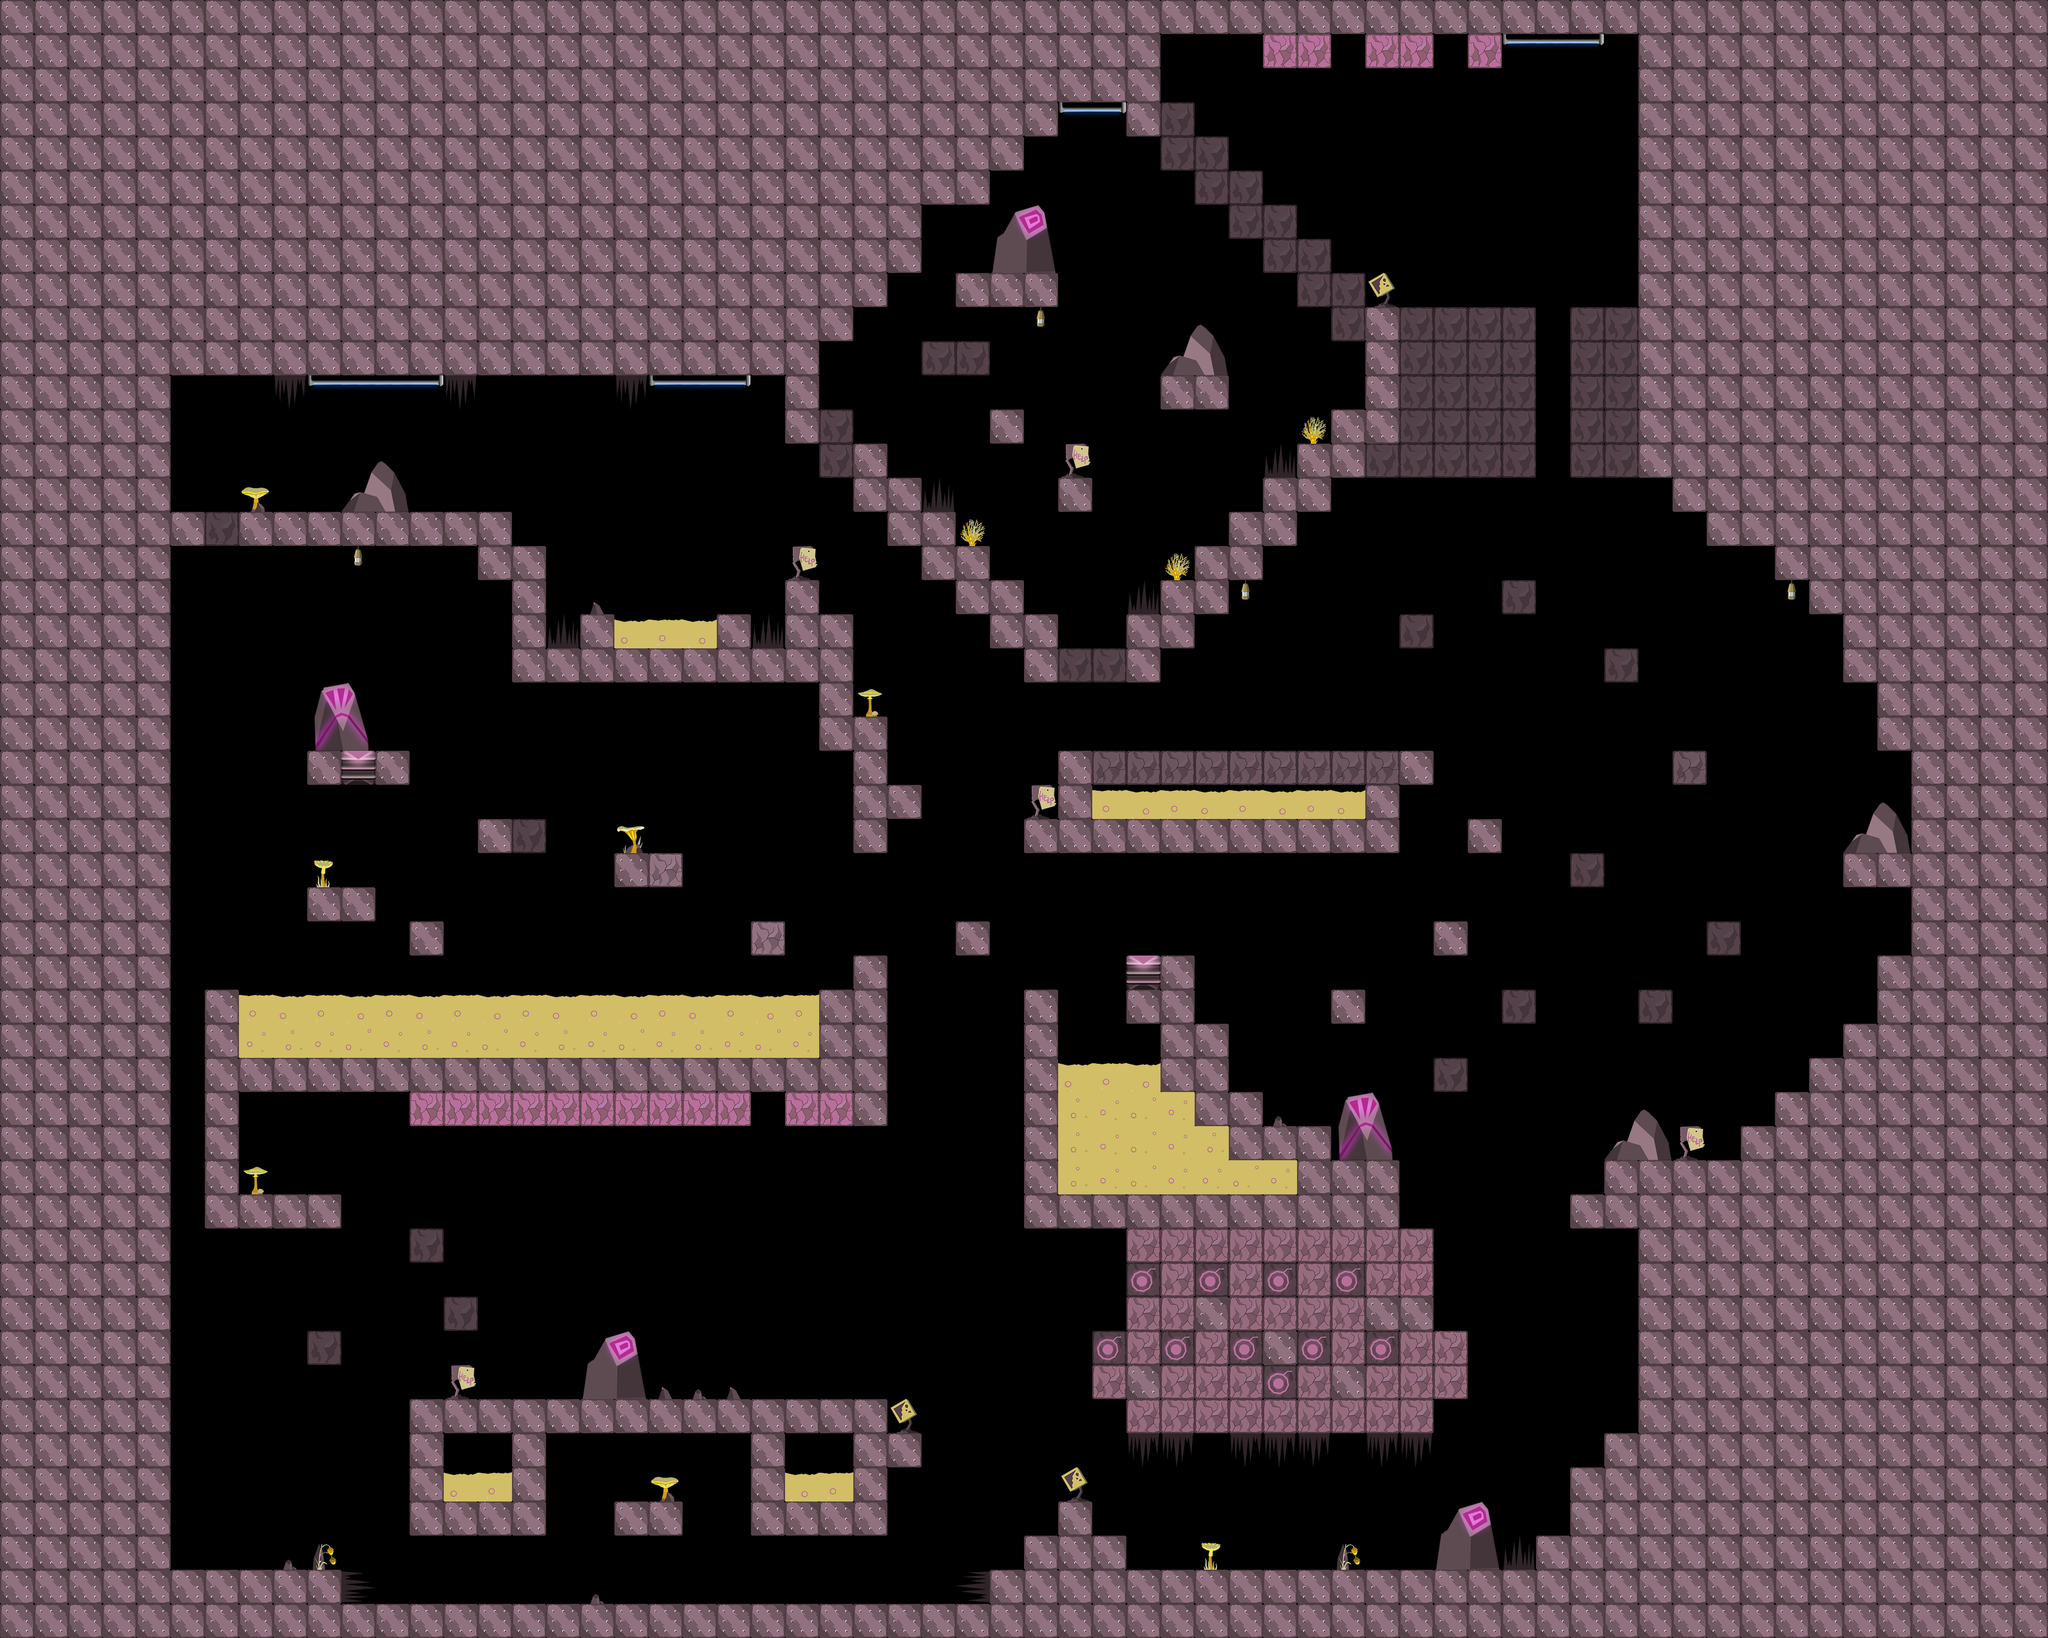

This is a level from a 2D game, rendered from its Tiled map with the project's own tilesets. A one-line summary and the map file follow, with tile-layer data summarised:
An orthogonal 60x48 tile map with 64x64 px tiles, 1 tile layer (Spielebene), 9 tilesets and 39 objects (14x Platform, 5x Miner, 5x RockTrigger, 5x Rock, 4x LavaFountain, ...).

<map version="1.0" orientation="orthogonal" renderorder="right-down" width="60" height="48" tilewidth="64" tileheight="64" nextobjectid="72">
 <properties>
  <property name="Background" value="Hintergrund1.png" />
 </properties>
 <tileset firstgid="1" source="tilesets/destructable_block.tsx" />
 <tileset firstgid="7" source="tilesets/lava.tsx" />
 <tileset firstgid="15" source="tilesets/zacken.tsx" />
 <tileset firstgid="18" source="tilesets/rest.tsx" />
 <tileset firstgid="26" source="tilesets/deco.tsx" />
 <tileset firstgid="40" source="tilesets/background_block.tsx" />
 <tileset firstgid="46" source="tilesets/bomb.tsx" />
 <tileset firstgid="48" source="tilesets/deco_gross.tsx" />
 <tileset firstgid="51" source="tilesets/TutorialSchild.tsx" />
 <layer name="Spielebene" width="60" height="48">
  <properties>
   <property name="Parallax" value="1.0" />
  </properties>
  <data>[2880 cells, 1552 non-empty, 38 distinct tile ids]</data>
 </layer>
 <objectgroup name="Objektebene">
  <object id="12" name="Miner" x="3520" y="1536" width="64" height="64">
   <properties>
    <property name="Name" value="Miner" />
   </properties>
  </object>
  <object id="13" name="Platform" x="2880" y="1536" width="64" height="64">
   <properties>
    <property name="Direction" value="up" />
    <property name="Distance" value="14.0" />
    <property name="Hitpoints" value="" />
    <property name="Mode" value="always" />
    <property name="Name" value="Platform" />
    <property name="Speed" value="3.0" />
   </properties>
  </object>
  <object id="14" name="Enemy" x="1024" y="2560" width="64" height="64">
   <properties>
    <property name="Direction" value="right" />
    <property name="Name" value="Enemy" />
    <property name="Type" value="dog" />
   </properties>
  </object>
  <object id="15" name="Miner" x="1920" y="448" width="64" height="64">
   <properties>
    <property name="Name" value="Miner" />
   </properties>
  </object>
  <object id="17" name="Platform" x="2688" y="2432" width="64" height="64">
   <properties>
    <property name="Direction" value="up" />
    <property name="Distance" value="4.5" />
    <property name="Hitpoints" value="" />
    <property name="Mode" value="always" />
    <property name="Name" value="Platform" />
    <property name="Speed" value="2.0" />
   </properties>
  </object>
  <object id="18" name="Miner" x="512" y="2176" width="64" height="64">
   <properties>
    <property name="Name" value="Miner" />
   </properties>
  </object>
  <object id="19" name="Platform" x="1216" y="960" width="64" height="64">
   <properties>
    <property name="Direction" value="up" />
    <property name="Distance" value="4.0" />
    <property name="Hitpoints" value="" />
    <property name="Mode" value="always" />
    <property name="Name" value="Platform" />
    <property name="Speed" value="2.0" />
   </properties>
  </object>
  <object id="20" name="Miner" x="2112" y="1344" width="64" height="64">
   <properties>
    <property name="Name" value="Miner" />
   </properties>
  </object>
  <object id="22" name="Enemy" x="704" y="896" width="64" height="64">
   <properties>
    <property name="Direction" value="right" />
    <property name="Name" value="Enemy" />
    <property name="Type" value="dog" />
   </properties>
  </object>
  <object id="24" name="Platform" x="1216" y="1024" width="64" height="64">
   <properties>
    <property name="Direction" value="up" />
    <property name="Distance" value="4.0" />
    <property name="Hitpoints" value="" />
    <property name="Mode" value="always" />
    <property name="Name" value="Platform" />
    <property name="Speed" value="2.0" />
   </properties>
  </object>
  <object id="25" name="Platform" x="1728" y="2944" width="64" height="64">
   <properties>
    <property name="Direction" value="left" />
    <property name="Distance" value="15.0" />
    <property name="Hitpoints" value="" />
    <property name="Mode" value="always" />
    <property name="Name" value="Platform" />
    <property name="Speed" value="7.0" />
   </properties>
  </object>
  <object id="26" name="LevelEnd" x="2112" y="1728" width="64" height="64">
   <properties>
    <property name="MinMiner" value="3" />
    <property name="Name" value="LevelEnd" />
   </properties>
  </object>
  <object id="29" name="LavaFountain" x="512" y="1856" width="64" height="64">
   <properties>
    <property name="Height" value="12" />
    <property name="Intervall" value="1.0" />
    <property name="IntervallOffset" value="1.5" />
    <property name="Length" value="1.0" />
    <property name="Name" value="LavaFountain" />
   </properties>
  </object>
  <object id="30" name="Platform" x="2816" y="2432" width="64" height="64">
   <properties>
    <property name="Direction" value="up" />
    <property name="Distance" value="4.5" />
    <property name="Hitpoints" value="" />
    <property name="Mode" value="always" />
    <property name="Name" value="Platform" />
    <property name="Speed" value="2.0" />
   </properties>
  </object>
  <object id="33" name="Platform" x="1728" y="2880" width="64" height="64">
   <properties>
    <property name="Direction" value="left" />
    <property name="Distance" value="15.0" />
    <property name="Hitpoints" value="" />
    <property name="Mode" value="always" />
    <property name="Name" value="Platform" />
    <property name="Speed" value="7.0" />
   </properties>
  </object>
  <object id="36" name="Platform" x="1664" y="2944" width="64" height="64">
   <properties>
    <property name="Direction" value="left" />
    <property name="Distance" value="15.0" />
    <property name="Hitpoints" value="" />
    <property name="Mode" value="always" />
    <property name="Name" value="Platform" />
    <property name="Speed" value="7.0" />
   </properties>
  </object>
  <object id="37" name="LavaFountain" x="1280" y="1856" width="64" height="64">
   <properties>
    <property name="Height" value="9" />
    <property name="Intervall" value="2.0" />
    <property name="IntervallOffset" value="0.75" />
    <property name="Length" value="1.0" />
    <property name="Name" value="LavaFountain" />
   </properties>
  </object>
  <object id="38" name="Platform" x="2880" y="1472" width="64" height="57.9394">
   <properties>
    <property name="Direction" value="up" />
    <property name="Distance" value="14.0" />
    <property name="Hitpoints" value="" />
    <property name="Mode" value="always" />
    <property name="Name" value="Platform" />
    <property name="Speed" value="3.0" />
   </properties>
  </object>
  <object id="39" name="Platform" x="1920" y="2688" width="64" height="64">
   <properties>
    <property name="Direction" value="up" />
    <property name="Distance" value="4.0" />
    <property name="Hitpoints" value="" />
    <property name="Mode" value="always" />
    <property name="Name" value="Platform" />
    <property name="Speed" value="2.0" />
   </properties>
  </object>
  <object id="40" name="LavaFountain" x="1984" y="1984" width="64" height="64">
   <properties>
    <property name="Height" value="5.0" />
    <property name="Intervall" value="1.0" />
    <property name="IntervallOffset" value="1.0" />
    <property name="Length" value="0.75" />
    <property name="Name" value="LavaFountain" />
   </properties>
  </object>
  <object id="41" name="PlayerSpawn" x="640" y="1344" width="64" height="64">
   <properties>
    <property name="Name" value="PlayerSpawn" />
   </properties>
  </object>
  <object id="44" name="Player" x="640" y="1344" width="64" height="64">
   <properties>
    <property name="Name" value="Player" />
   </properties>
  </object>
  </objectgroup>
</map>
<!-- 17 of 39 objects omitted -->
